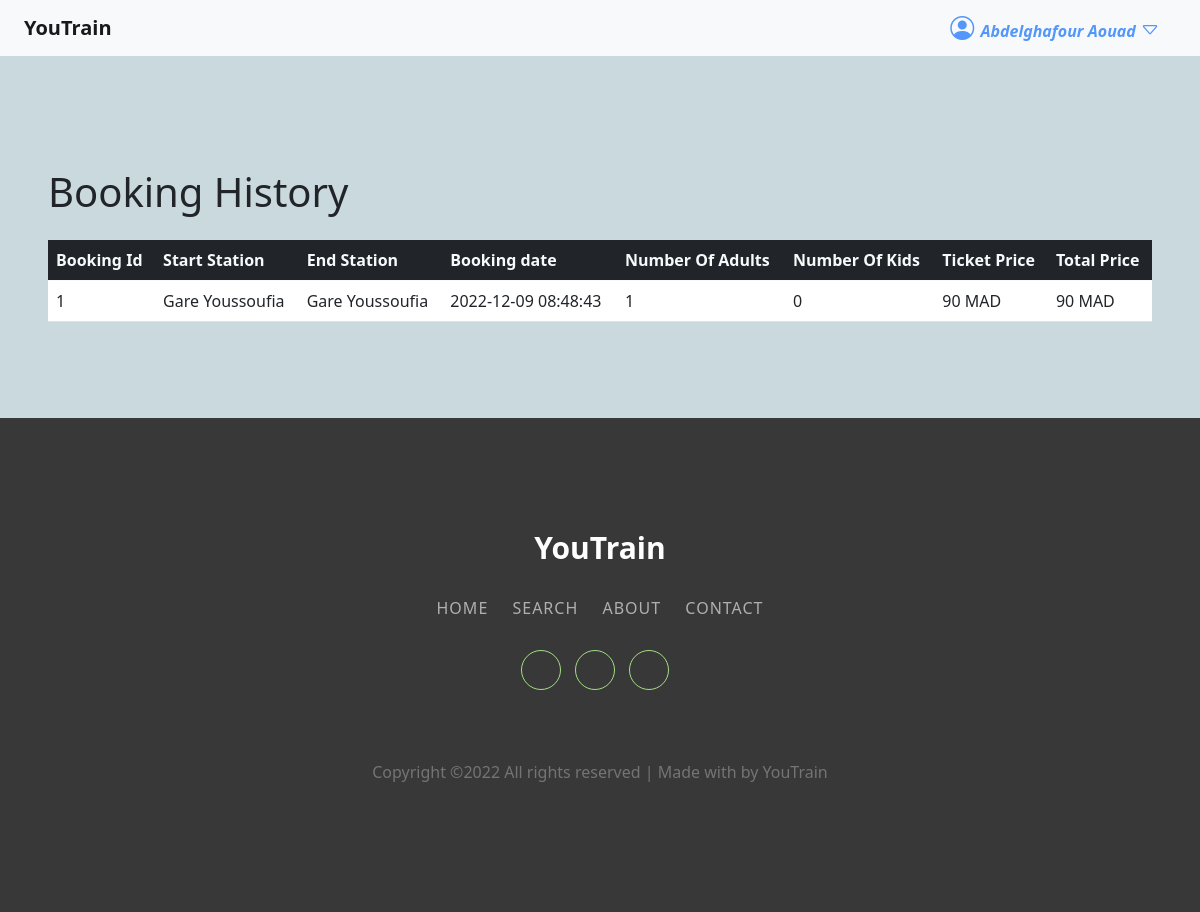
/history.php (signed in), run on an earlier commit of the app's database.
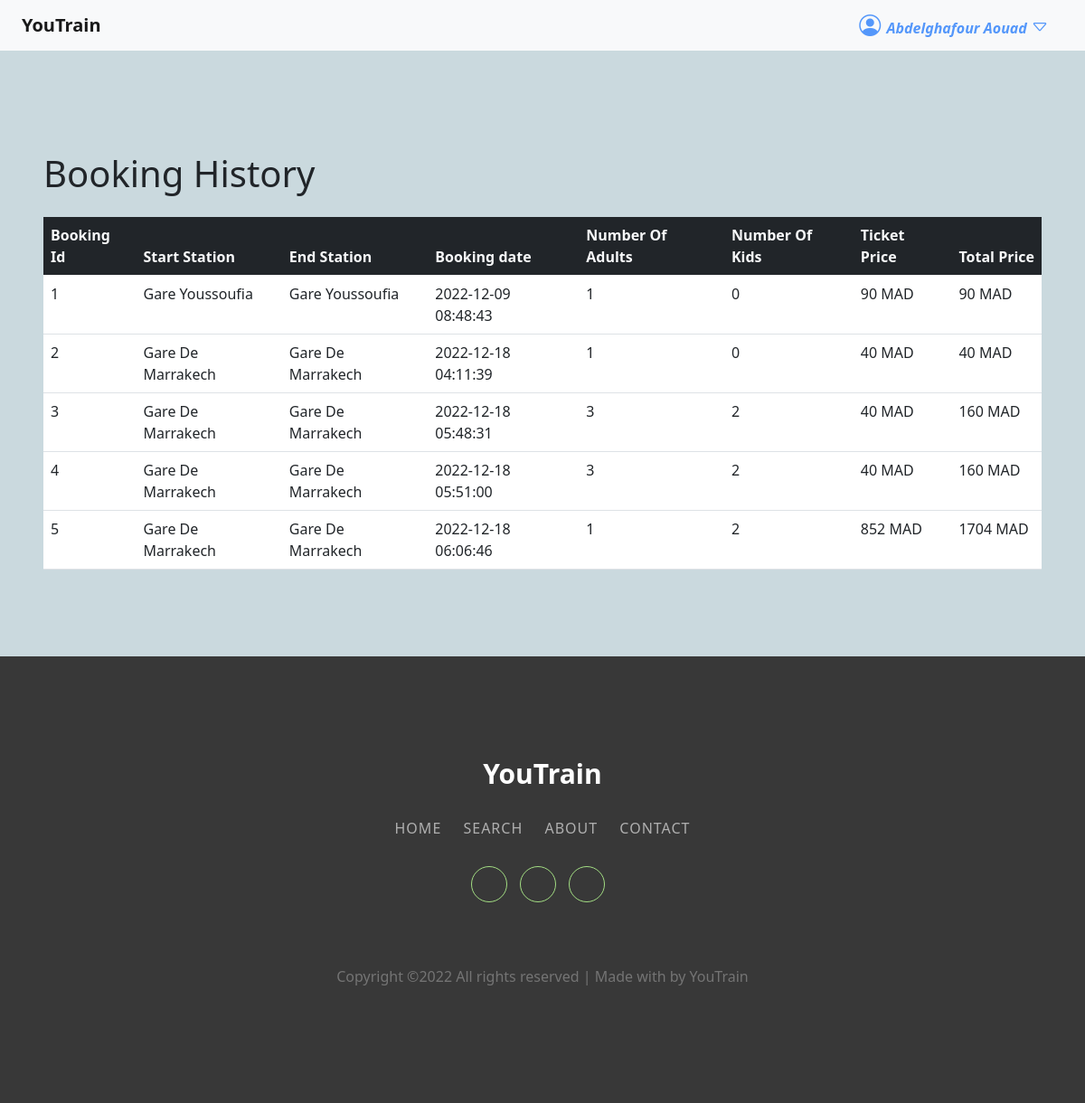
And on a later commit of the database.
### tables this page shows
CREATE TABLE IF NOT EXISTS `bookings` (
  `id` int NOT NULL AUTO_INCREMENT,
  `user_id` int NOT NULL,
  `travel_id` int NOT NULL,
  `nbr_adults` int NOT NULL,
  `nbr_kids` int NOT NULL,
  `created_at` timestamp NOT NULL DEFAULT CURRENT_TIMESTAMP,
  `updated_at` timestamp NOT NULL DEFAULT CURRENT_TIMESTAMP,
  PRIMARY KEY (`id`)
);

CREATE TABLE IF NOT EXISTS `stations` (
  `id` int NOT NULL AUTO_INCREMENT,
  `name` varchar(60) NOT NULL,
  `address` text NOT NULL,
  `capacity` int NOT NULL,
  `city_id` int NOT NULL,
  PRIMARY KEY (`id`)
);

CREATE TABLE IF NOT EXISTS `travels` (
  `id` int NOT NULL AUTO_INCREMENT,
  `time` float NOT NULL,
  `price` float NOT NULL,
  `seat` int NOT NULL DEFAULT '0',
  `start_station_id` int NOT NULL,
  `end_station_id` int NOT NULL,
  `date_start` timestamp NOT NULL,
  `created_at` timestamp NOT NULL DEFAULT CURRENT_TIMESTAMP,
  `updated_at` timestamp NOT NULL,
  `created_by` int NOT NULL,
  `updated_by` int DEFAULT NULL,
  `train_id` int NOT NULL,
  PRIMARY KEY (`id`)
);

### models/connection.php (called while the page is built, shortened)
<?php
class Connection
{
      private $serv = 'localhost';
      private $user = 'root';
      private $pass = '';
      private $bd = 'youtrain';
      private function pdoConnection()
      {
            $con = new PDO('mysql:host=' . $this->serv . ';dbname=' . $this->bd, $this->user, $this->pass);
            $con->setAttribute(PDO::ATTR_DEFAULT_FETCH_MODE, PDO::FETCH_ASSOC);
            try {
                  return $con;
            } catch (PDOException $e) {
                  echo 'Database Error: ' . $e->getMessage();
            }
      }
      public function connect()
      {
            return $this->pdoConnection();
      }
}

### models/booking.php (called while the page is built, shortened)
<?php
require_once 'connection.php';
class Booking extends Connection
{
      public function booking()
      {
            $sql = "SELECT bookings.* ,
            travels.price,
            users.first_name,
            users.last_name,
            s1.name as start_station,
            s2.name as end_station
            FROM `bookings`
            INNER JOIN travels ON bookings.travel_id = travels.id
            INNER JOIN users ON bookings.user_id = users.id
            INNER JOIN stations as s1 ON travels.start_station_id = s1.id
            INNER JOIN stations as s2 ON travels.start_station_id = s2.id
            WHERE bookings.user_id= ?";
            $stmt = $this->connect()->prepare($sql);
            $stmt->execute([$_SESSION['id']]);
            $result = $stmt->fetchAll();
            return $result;
      }
}

### history.php (the view, shortened to what this page needs)
<?php
require_once 'models/booking.php';
$book = new Booking();
$result = $book->booking();
?>
<!DOCTYPE html>
<html lang="en">
<?php
include("include/head.php");
?>
<body>
      <?php require_once 'include/navbar-user.php'; ?>
      <div class="p-5">
            <h1 class="pb-3">Booking History</h1>
            <?php
            if (count($result) == 0) {
                  echo "<h1>NO DATA</h1>";
            } else { ?>
                  <div class="table-responsive">
                        <table class="table bg-white">
                              <thead class="bg-dark text-light">
                                    <tr>
                                          <th>Booking Id</th>
                                          <th>Start Station</th>
                                          <th>End Station</th>
                                          <th>Booking date</th>
                                          <th>Number Of Adults</th>
                                          <th>Number Of Kids</th>
                                          <th>Ticket Price</th>
                                          <th>Total Price</th>
                                    </tr>
                              </thead>
                              <tbody>
                                    <?php
                                    foreach ($result as $travel) { ?>
                                          <tr>
                                                <td><?= $travel['id'] ?></td>
                                                <td><?= $travel['start_station'] ?></td>
                                                <td><?= $travel['end_station'] ?></td>
                                                <td><?= $travel['created_at'] ?></td>
                                                <td><?= $travel['nbr_adults'] ?></td>
                                                <td><?= $travel['nbr_kids'] ?></td>
                                                <td><?= $travel['price'] ?> MAD</td>
                                                <td><?= ($travel['price'] * $travel['nbr_adults']) + (($travel['price'] * $travel['nbr_kids']) * 0.5) ?> MAD</td>
                                          </tr>
                                    <?php } ?>
                              </tbody>
                        </table>
                  </div>
            <?php } ?>
      </div>
      <?php require_once 'include/footer.php'; ?>
</body>
</html>

### include/head.php (shortened to what this page needs)
<head>
    <link href="https://cdn.jsdelivr.net/npm/select2@4.1.0-rc.0/dist/css/select2.min.css" rel="stylesheet" />
    <link rel="stylesheet" href="assets/css/style.css">
    <link href="https://cdn.jsdelivr.net/npm/bootstrap@5.2.2/dist/css/bootstrap.min.css" rel="stylesheet">
    <link href="https://cdn.jsdelivr.net/npm/bootstrap@5.0.0/dist/css/bootstrap.min.css" rel="stylesheet">
    <link rel="stylesheet" href="https://cdn.jsdelivr.net/npm/bootstrap-icons@1.10.2/font/bootstrap-icons.css">
    <link rel="stylesheet" href="//cdn.datatables.net/1.13.1/css/jquery.dataTables.min.css" />
    <link rel="stylesheet" href="https://cdn.jsdelivr.net/gh/guillaumepotier/Parsley.js@2.9.2/doc/assets/docs.css">
    <link rel="stylesheet" href="https://cdn.jsdelivr.net/gh/guillaumepotier/Parsley.js@2.9.2/src/parsley.css">
    <link rel="stylesheet" href="assets/css/style.css">
    <link rel="stylesheet" href="https://cdnjs.cloudflare.com/ajax/libs/ionicons/4.0.0-19/css/ionicons.min.css" />
</head>

### include/navbar-user.php (shortened to what this page needs)
<nav class="navbar navbar-expand-lg bg-light">
  <div class="container-fluid">
    <a class="navbar-brand" href="index.php"><b>YouTrain</b></a>
    <div class="collapse navbar-collapse" id="navbarText">
      <?php if (isset($_SESSION['id'])) { ?>
        <div class="nav-item dropdown">
          <a class="nav-link text-white fw-bold ms-2 mb-0 mt-0 pb-0 pt-0" href="#" role="button" data-bs-toggle="dropdown" aria-expanded="false">
            <i class="bi bi-person-circle icon-nav fs-4 fw-bolder"> <span class="fs-6 fw-bold"><?= $_SESSION['first_name'] . " " . $_SESSION['last_name']  ?></span></i>
            <i class="bi bi-caret-down icon-nav fs-5 fw-bolder"></i>
          </a>
        </div>
      <?php } else { ?>
        <a href="login.php" class="btn btn-outline-info" type="submit">Login</a>
        <a href="signup.php" class="btn btn-info ms-2" type="submit">Sign up</a>
      <?php } ?>
    </div>
  </div>
</nav>

### include/footer.php (shortened to what this page needs)
<footer class="footer-07">
  <div class="container">
    <div class="row justify-content-center">
      <div class="col-md-12 text-center">
        <h2 class="footer-heading"><a href="#" class="logo">YouTrain</a></h2>
        <p class="menu">
          <a href="#">Home</a>
          <a href="#">Search</a>
          <a href="#">About</a>
          <a href="#">Contact</a>
        </p>
        <ul class="ftco-footer-social p-0">
          <li class="ftco-animate"><a href="#" data-toggle="tooltip" data-placement="top" title="Twitter"><span class="ion-logo-twitter"></span></a></li>
          <li class="ftco-animate"><a href="#" data-toggle="tooltip" data-placement="top" title="Facebook"><span class="ion-logo-facebook"></span></a></li>
          <li class="ftco-animate"><a href="#" data-toggle="tooltip" data-placement="top" title="Instagram"><span class="ion-logo-instagram"></span></a></li>
        </ul>
      </div>
    </div>
    <div class="row mt-5">
      <div class="col-md-12 text-center">
        <p class="copyright">
          Copyright &copy; All rights reserved | Made with <i class="ion-ios-heart" aria-hidden="true"></i> by YouTrain
        </p>
      </div>
    </div>
  </div>
</footer>

### assets/css/style.css (style rules this page uses)
* { margin: 0; padding: 0; box-sizing: border-box; }
body { overflow-x: hidden; }
.icon-nav, .text-icon { color: #5497fa; }
body { background-color: #dadde6 }
nav { margin-bottom: 4rem }
footer { margin-top: 2rem; padding: 7em 0; }
a { text-decoration: none !important; }
.footer-07 { background: #383838; }
.footer-07 a { color: #a3de83; }
.footer-07 p { color: rgba(255, 255, 255, 0.3); }
.footer-07 .footer-heading { font-size: 30px; color: #fff; font-weight: 700; margin-bottom: 30px; }
.footer-07 .footer-heading .logo { color: #fff; }
.footer-07 .menu { margin-bottom: 30px; }
.footer-07 .menu a { color: rgba(255, 255, 255, 0.6); margin: 0 10px; text-transform: uppercase; letter-spacing: 1px; }
.footer-07 .ftco-footer-social li a { background: transparent; border: 1px solid #a3de83; }
.ftco-footer-social li { list-style: none; margin: 0 10px 0 0; display: inline-block; }
.ftco-footer-social li a { height: 40px; width: 40px; display: block; background: rgba(0, 0, 0, 0.05); border-radius: 50%; position: relative; }

### history.php (style rules this page uses)
body { background: #cad9de; }

What changed in the data, as far as the page shows it:
added bookings: id "2", stations.name "Gare De Marrakech", created_at "2022-12-18 04:11:39", nbr_adults "1", nbr_kids "0", travel.price "40"
added bookings: id "3", stations.name "Gare De Marrakech", created_at "2022-12-18 05:48:31", nbr_adults "3", nbr_kids "2", travel.price "40", travel+nbr_adults+nbr_kids "160"
added bookings: id "4", stations.name "Gare De Marrakech", created_at "2022-12-18 05:51:00", nbr_adults "3", nbr_kids "2", travel.price "40", travel+nbr_adults+nbr_kids "160"
added bookings: id "5", stations.name "Gare De Marrakech", created_at "2022-12-18 06:06:46", nbr_adults "1", nbr_kids "2", travel.price "852", travel+nbr_adults+nbr_kids "1704"
